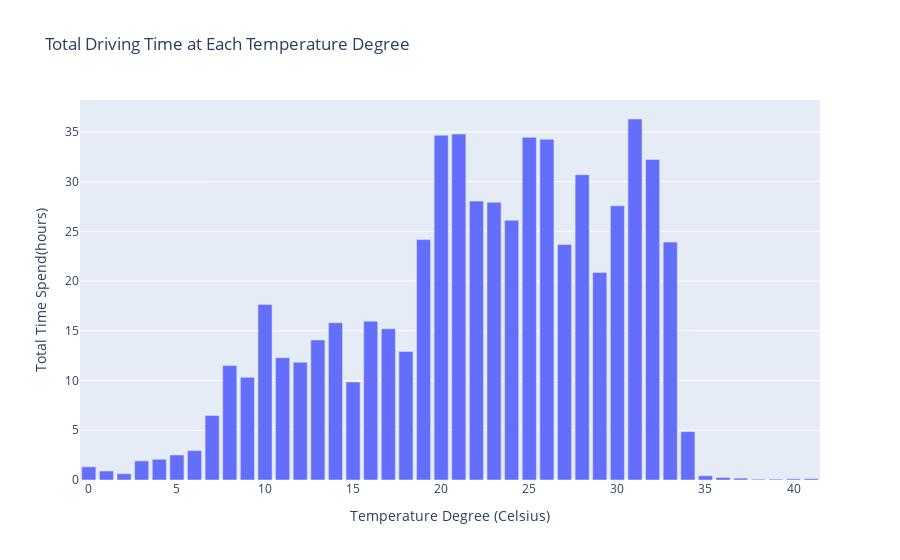

Notebook code cell kept with this figure:
### Code cell
fig = go.Figure(data=[go.Bar(x=sum_time_diff_per_temperature.index, y=sum_time_hour.values)])

# Customize the plot layout
fig.update_layout(title='Total Driving Time at Each Temperature Degree',
                  xaxis_title='Temperature Degree (Celsius)',
                  yaxis_title='Total Time Spend(hours)')

# Show the plot
fig.show()

### Figure 1 — Plotly figure (JSON) as saved in the notebook; plotly's stock layout.template omitted (floating-point values rounded to 4 significant figures)
{"data": [{"type": "bar", "x": [0, 1, 2, 3, 4, 5, 6, 7, 8, 9, 10, 11, 12, 13, 14, 15, 16, 17, 18, 19, 20, 21, 22, 23, 24, 25, 26, 27, 28, 29, 30, 31, 32, 33, 34, 35, 36, 37, 38, 39, 40, 41], "y": [1.326, 0.9022, 0.6364, 1.922, 2.082, 2.518, 2.957, 6.494, 11.5, 10.32, 17.66, 12.3, 11.84, 14.08, 15.82, 9.85, 15.96, 15.21, 12.93, 24.17, 34.66, 34.78, 28.04, 27.92, 26.12, 34.45, 34.26, 23.68, 30.7, 20.86, 27.56, 36.29, 32.22, 23.92, 4.867, 0.425, 0.2528, 0.1861, 0.08333, 0.08333, 0.1167, 0.1389]}], "layout": {"autosize": true, "title": {"text": "Total Driving Time at Each Temperature Degree"}, "xaxis": {"autorange": true, "range": [-0.5, 41.5], "title": {"text": "Temperature Degree (Celsius)"}, "type": "linear"}, "yaxis": {"autorange": true, "range": [0, 38.2], "title": {"text": "Total Time Spend(hours)"}, "type": "linear"}}}
